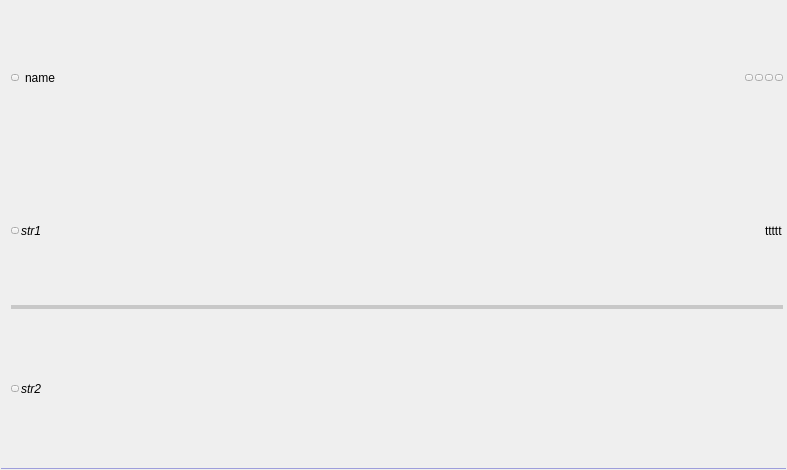
<?xml version="1.0" encoding="UTF-8"?>
<ui version="4.0">
 <class>TreeElement_Epg_Bottom</class>
 <widget class="QWidget" name="TreeElement_Epg_Bottom">
  <property name="geometry">
   <rect>
    <x>0</x>
    <y>0</y>
    <width>787</width>
    <height>470</height>
   </rect>
  </property>
  <property name="sizePolicy">
   <sizepolicy hsizetype="Expanding" vsizetype="Minimum">
    <horstretch>0</horstretch>
    <verstretch>0</verstretch>
   </sizepolicy>
  </property>
  <property name="contextMenuPolicy">
   <enum>Qt::NoContextMenu</enum>
  </property>
  <property name="windowTitle">
   <string notr="true"/>
  </property>
  <layout class="QGridLayout" name="gridLayout">
   <property name="leftMargin">
    <number>0</number>
   </property>
   <property name="topMargin">
    <number>0</number>
   </property>
   <property name="rightMargin">
    <number>0</number>
   </property>
   <property name="bottomMargin">
    <number>0</number>
   </property>
   <property name="spacing">
    <number>0</number>
   </property>
   <item row="0" column="0">
    <layout class="QHBoxLayout" name="horizontalLayout_4">
     <property name="spacing">
      <number>0</number>
     </property>
     <property name="topMargin">
      <number>2</number>
     </property>
     <property name="rightMargin">
      <number>4</number>
     </property>
     <property name="bottomMargin">
      <number>2</number>
     </property>
     <item>
      <spacer name="horizontalSpacer">
       <property name="orientation">
        <enum>Qt::Horizontal</enum>
       </property>
       <property name="sizeType">
        <enum>QSizePolicy::Fixed</enum>
       </property>
       <property name="sizeHint" stdset="0">
        <size>
         <width>3</width>
         <height>20</height>
        </size>
       </property>
      </spacer>
     </item>
     <item alignment="Qt::AlignVCenter">
      <widget class="CLogoView" name="m_Logo" native="true">
       <property name="sizePolicy">
        <sizepolicy hsizetype="Preferred" vsizetype="Expanding">
         <horstretch>0</horstretch>
         <verstretch>0</verstretch>
        </sizepolicy>
       </property>
       <property name="contextMenuPolicy">
        <enum>Qt::NoContextMenu</enum>
       </property>
      </widget>
     </item>
    </layout>
   </item>
   <item row="2" column="0" colspan="2">
    <widget class="Line" name="line">
     <property name="sizePolicy">
      <sizepolicy hsizetype="Expanding" vsizetype="Fixed">
       <horstretch>0</horstretch>
       <verstretch>0</verstretch>
      </sizepolicy>
     </property>
     <property name="minimumSize">
      <size>
       <width>0</width>
       <height>1</height>
      </size>
     </property>
     <property name="contextMenuPolicy">
      <enum>Qt::NoContextMenu</enum>
     </property>
     <property name="autoFillBackground">
      <bool>false</bool>
     </property>
     <property name="styleSheet">
      <string notr="true">QFrame {
    border:0px;
padding: 0px;
margin: 1px;
background-color:rgba(158, 158, 220,255);
}</string>
     </property>
     <property name="frameShadow">
      <enum>QFrame::Plain</enum>
     </property>
     <property name="lineWidth">
      <number>1</number>
     </property>
     <property name="midLineWidth">
      <number>0</number>
     </property>
     <property name="orientation">
      <enum>Qt::Horizontal</enum>
     </property>
    </widget>
   </item>
   <item row="0" column="1">
    <widget class="QWidget" name="m_Cursor" native="true">
     <property name="sizePolicy">
      <sizepolicy hsizetype="Expanding" vsizetype="Expanding">
       <horstretch>0</horstretch>
       <verstretch>0</verstretch>
      </sizepolicy>
     </property>
     <layout class="QVBoxLayout" name="verticalLayout">
      <property name="spacing">
       <number>0</number>
      </property>
      <property name="leftMargin">
       <number>2</number>
      </property>
      <property name="topMargin">
       <number>0</number>
      </property>
      <property name="rightMargin">
       <number>2</number>
      </property>
      <property name="bottomMargin">
       <number>1</number>
      </property>
      <item>
       <layout class="QHBoxLayout" name="horizontalLayout_Str1">
        <property name="spacing">
         <number>6</number>
        </property>
        <property name="sizeConstraint">
         <enum>QLayout::SetDefaultConstraint</enum>
        </property>
        <property name="leftMargin">
         <number>2</number>
        </property>
        <item>
         <widget class="CSkinButton" name="m_FavButton">
          <property name="sizePolicy">
           <sizepolicy hsizetype="Fixed" vsizetype="Fixed">
            <horstretch>0</horstretch>
            <verstretch>0</verstretch>
           </sizepolicy>
          </property>
          <property name="minimumSize">
           <size>
            <width>1</width>
            <height>1</height>
           </size>
          </property>
          <property name="focusPolicy">
           <enum>Qt::NoFocus</enum>
          </property>
          <property name="text">
           <string notr="true"/>
          </property>
          <property name="iconSize">
           <size>
            <width>0</width>
            <height>0</height>
           </size>
          </property>
          <property name="checkable">
           <bool>true</bool>
          </property>
          <property name="checked">
           <bool>false</bool>
          </property>
          <property name="skinImage" stdset="0">
           <stringlist notr="true">
            <string>src=&quot;img\tree\star-off.png&quot; statecount=&quot;1&quot; duration=&quot;0&quot; autoScale=&quot;0&quot;</string>
            <string>checked=&quot;1&quot; src=&quot;img\tree\star-on.png&quot; statecount=&quot;1&quot; duration=&quot;0&quot; autoScale=&quot;0&quot;</string>
           </stringlist>
          </property>
         </widget>
        </item>
        <item>
         <widget class="CSkinOneLineText" name="m_Name">
          <property name="sizePolicy">
           <sizepolicy hsizetype="Expanding" vsizetype="Expanding">
            <horstretch>0</horstretch>
            <verstretch>0</verstretch>
           </sizepolicy>
          </property>
          <property name="text">
           <string>name</string>
          </property>
          <property name="addheight" stdset="0">
           <number>2</number>
          </property>
         </widget>
        </item>
        <item>
         <widget class="QWidget" name="m_ExtButtonContainer" native="true">
          <property name="sizePolicy">
           <sizepolicy hsizetype="Minimum" vsizetype="Expanding">
            <horstretch>0</horstretch>
            <verstretch>0</verstretch>
           </sizepolicy>
          </property>
          <layout class="QHBoxLayout" name="horizontalLayout_2">
           <property name="spacing">
            <number>2</number>
           </property>
           <property name="leftMargin">
            <number>0</number>
           </property>
           <property name="topMargin">
            <number>0</number>
           </property>
           <property name="rightMargin">
            <number>2</number>
           </property>
           <property name="bottomMargin">
            <number>0</number>
           </property>
           <item>
            <widget class="CSkinButton" name="m_ExtButton1">
             <property name="focusPolicy">
              <enum>Qt::NoFocus</enum>
             </property>
             <property name="text">
              <string notr="true"/>
             </property>
             <property name="iconSize">
              <size>
               <width>0</width>
               <height>0</height>
              </size>
             </property>
             <property name="checkable">
              <bool>false</bool>
             </property>
            </widget>
           </item>
           <item>
            <widget class="CSkinButton" name="m_ExtButton2">
             <property name="focusPolicy">
              <enum>Qt::NoFocus</enum>
             </property>
             <property name="text">
              <string notr="true"/>
             </property>
             <property name="iconSize">
              <size>
               <width>0</width>
               <height>0</height>
              </size>
             </property>
             <property name="checkable">
              <bool>false</bool>
             </property>
            </widget>
           </item>
           <item>
            <widget class="CSkinButton" name="m_ExtButton3">
             <property name="focusPolicy">
              <enum>Qt::NoFocus</enum>
             </property>
             <property name="text">
              <string notr="true"/>
             </property>
             <property name="iconSize">
              <size>
               <width>0</width>
               <height>0</height>
              </size>
             </property>
             <property name="checkable">
              <bool>false</bool>
             </property>
            </widget>
           </item>
           <item>
            <widget class="CSkinButton" name="m_ExtButton4">
             <property name="focusPolicy">
              <enum>Qt::NoFocus</enum>
             </property>
             <property name="text">
              <string notr="true"/>
             </property>
             <property name="iconSize">
              <size>
               <width>0</width>
               <height>0</height>
              </size>
             </property>
             <property name="checkable">
              <bool>false</bool>
             </property>
            </widget>
           </item>
          </layout>
         </widget>
        </item>
       </layout>
      </item>
      <item>
       <layout class="QGridLayout" name="gridLayout_2">
        <property name="leftMargin">
         <number>2</number>
        </property>
        <property name="topMargin">
         <number>2</number>
        </property>
        <property name="rightMargin">
         <number>2</number>
        </property>
        <property name="bottomMargin">
         <number>2</number>
        </property>
        <property name="horizontalSpacing">
         <number>2</number>
        </property>
        <property name="verticalSpacing">
         <number>1</number>
        </property>
        <item row="0" column="1">
         <widget class="CSkinOneLineText" name="m_Str1">
          <property name="sizePolicy">
           <sizepolicy hsizetype="Expanding" vsizetype="Expanding">
            <horstretch>0</horstretch>
            <verstretch>0</verstretch>
           </sizepolicy>
          </property>
          <property name="font">
           <font>
            <italic>true</italic>
           </font>
          </property>
          <property name="text">
           <string>str1</string>
          </property>
          <property name="brightness" stdset="0">
           <number>5500</number>
          </property>
         </widget>
        </item>
        <item row="0" column="0">
         <widget class="CSkinButton" name="m_EpgDesc1">
          <property name="minimumSize">
           <size>
            <width>1</width>
            <height>1</height>
           </size>
          </property>
          <property name="focusPolicy">
           <enum>Qt::NoFocus</enum>
          </property>
          <property name="text">
           <string notr="true"/>
          </property>
          <property name="iconSize">
           <size>
            <width>0</width>
            <height>0</height>
           </size>
          </property>
          <property name="checkable">
           <bool>false</bool>
          </property>
          <property name="skinImage" stdset="0">
           <stringlist notr="true">
            <string>src=&quot;img\tree\info.png&quot; statecount=&quot;1&quot; duration=&quot;0&quot; autoScale=&quot;0&quot;</string>
           </stringlist>
          </property>
         </widget>
        </item>
        <item row="0" column="2">
         <widget class="CSkinOneLineText" name="m_TimeNowEnd">
          <property name="sizePolicy">
           <sizepolicy hsizetype="Minimum" vsizetype="Expanding">
            <horstretch>0</horstretch>
            <verstretch>0</verstretch>
           </sizepolicy>
          </property>
          <property name="text">
           <string notr="true">ttttt</string>
          </property>
          <property name="alignment">
           <set>Qt::AlignLeading|Qt::AlignLeft|Qt::AlignVCenter</set>
          </property>
          <property name="addheight" stdset="0">
           <number>1</number>
          </property>
         </widget>
        </item>
        <item row="1" column="0" colspan="3">
         <widget class="QWidget" name="widget" native="true">
          <property name="sizePolicy">
           <sizepolicy hsizetype="Expanding" vsizetype="Minimum">
            <horstretch>0</horstretch>
            <verstretch>0</verstretch>
           </sizepolicy>
          </property>
          <property name="minimumSize">
           <size>
            <width>0</width>
            <height>4</height>
           </size>
          </property>
          <property name="maximumSize">
           <size>
            <width>16777215</width>
            <height>4</height>
           </size>
          </property>
          <property name="autoFillBackground">
           <bool>false</bool>
          </property>
          <property name="styleSheet">
           <string notr="true">background-color: rgb(200, 200, 200);</string>
          </property>
          <layout class="QHBoxLayout" name="horizontalLayout">
           <property name="spacing">
            <number>0</number>
           </property>
           <property name="leftMargin">
            <number>0</number>
           </property>
           <property name="topMargin">
            <number>0</number>
           </property>
           <property name="rightMargin">
            <number>0</number>
           </property>
           <property name="bottomMargin">
            <number>0</number>
           </property>
           <item>
            <widget class="CSkinProgressWidget" name="m_ProgressWidget" native="true">
             <property name="sizePolicy">
              <sizepolicy hsizetype="Expanding" vsizetype="Expanding">
               <horstretch>0</horstretch>
               <verstretch>0</verstretch>
              </sizepolicy>
             </property>
             <property name="sliderInfo" stdset="0">
              <string notr="true">color1=&quot;0x90339df9&quot; color2=&quot;0xFF339df9&quot; type=&quot;1&quot; roundcorner=&quot;0&quot; borderwidth=&quot;0&quot; bordercolor=&quot;0xFF808080&quot;</string>
             </property>
             <property name="borderInfo" stdset="0">
              <string notr="true">borderwidth=&quot;0&quot; roundcorner=&quot;0&quot; bordercolor=&quot;0xFFB0B0B0&quot;</string>
             </property>
            </widget>
           </item>
          </layout>
         </widget>
        </item>
       </layout>
      </item>
      <item>
       <layout class="QHBoxLayout" name="horizontalLayout_3">
        <property name="spacing">
         <number>2</number>
        </property>
        <property name="sizeConstraint">
         <enum>QLayout::SetDefaultConstraint</enum>
        </property>
        <property name="leftMargin">
         <number>2</number>
        </property>
        <property name="topMargin">
         <number>0</number>
        </property>
        <item>
         <widget class="CSkinButton" name="m_EpgDesc2">
          <property name="minimumSize">
           <size>
            <width>1</width>
            <height>0</height>
           </size>
          </property>
          <property name="focusPolicy">
           <enum>Qt::NoFocus</enum>
          </property>
          <property name="iconSize">
           <size>
            <width>0</width>
            <height>0</height>
           </size>
          </property>
          <property name="skinImage" stdset="0">
           <stringlist notr="true">
            <string>src=&quot;img\tree\info.png&quot; statecount=&quot;1&quot; duration=&quot;0&quot; autoScale=&quot;0&quot;</string>
           </stringlist>
          </property>
         </widget>
        </item>
        <item>
         <widget class="CSkinOneLineText" name="m_Str2">
          <property name="sizePolicy">
           <sizepolicy hsizetype="Expanding" vsizetype="Expanding">
            <horstretch>0</horstretch>
            <verstretch>0</verstretch>
           </sizepolicy>
          </property>
          <property name="font">
           <font>
            <italic>true</italic>
           </font>
          </property>
          <property name="text">
           <string>str2</string>
          </property>
          <property name="brightness" stdset="0">
           <number>6000</number>
          </property>
         </widget>
        </item>
       </layout>
      </item>
     </layout>
    </widget>
   </item>
  </layout>
 </widget>
 <customwidgets>
  <customwidget>
   <class>CSkinOneLineText</class>
   <extends>QLabel</extends>
   <header>skinonelinetext.h</header>
  </customwidget>
  <customwidget>
   <class>CSkinProgressWidget</class>
   <extends>QWidget</extends>
   <header>skinprogresswidget.h</header>
   <container>1</container>
  </customwidget>
  <customwidget>
   <class>CSkinButton</class>
   <extends>QToolButton</extends>
   <header>skinbutton.h</header>
  </customwidget>
  <customwidget>
   <class>CLogoView</class>
   <extends>QWidget</extends>
   <header>logoview.h</header>
  </customwidget>
 </customwidgets>
 <resources/>
 <connections/>
</ui>
